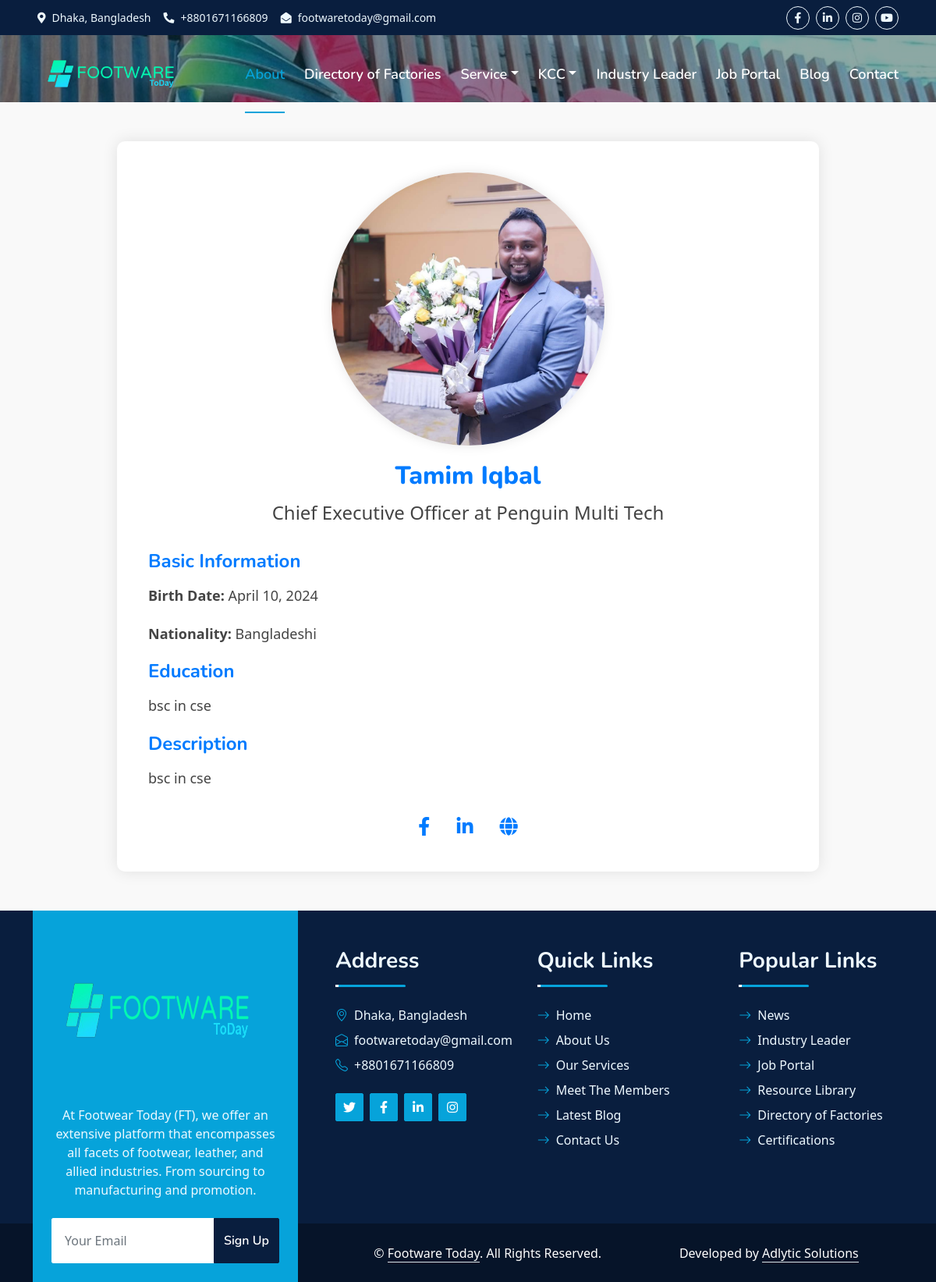
The app's page /leaders/tamim-iqbal/, older data.
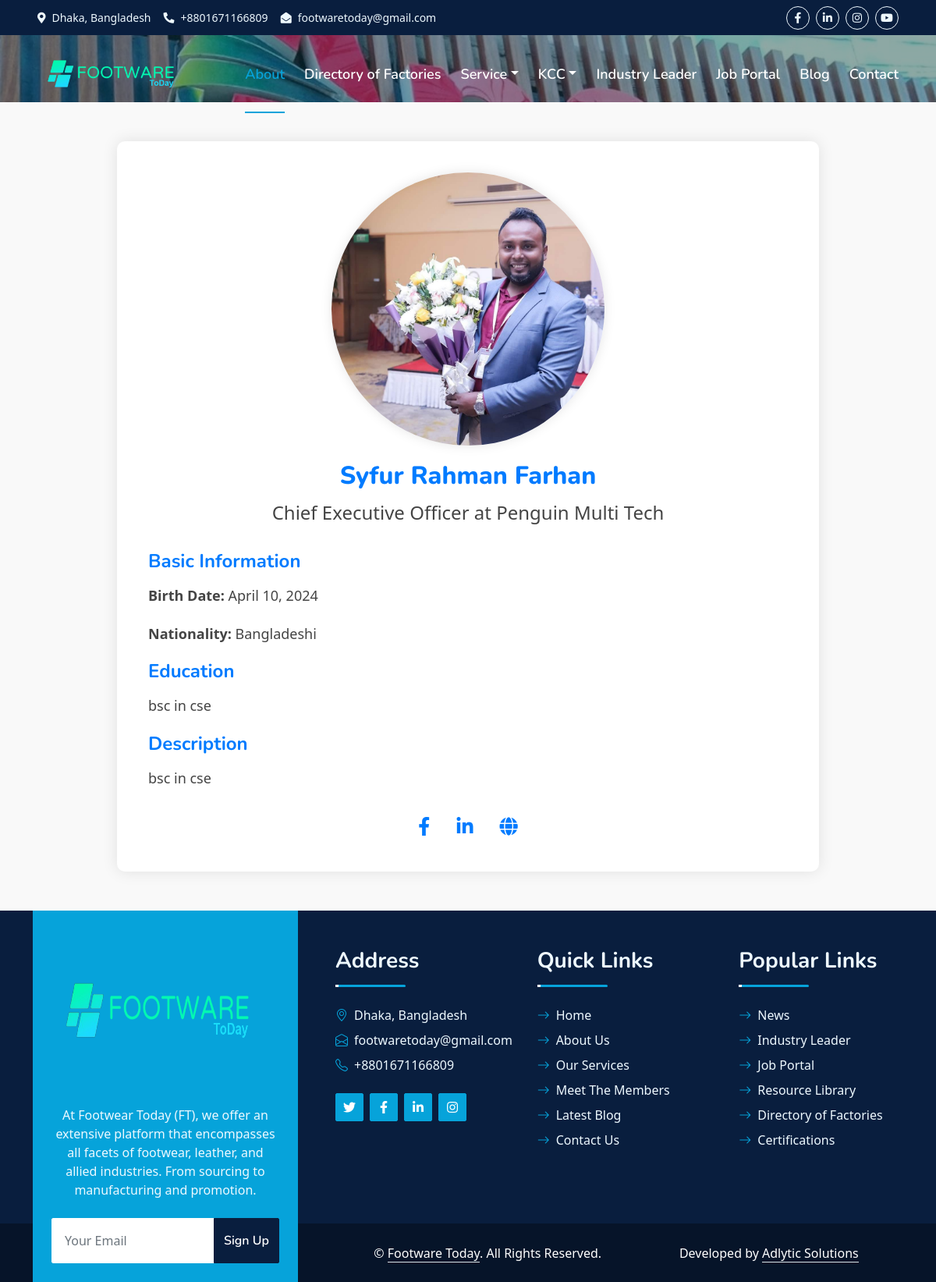
The same page, newer data.
### store/models.py (models this page shows, shortened)
class Leaders(models.Model):
    name = models.CharField(max_length=100)
    slug = models.SlugField(unique=True, blank=True, null=True)
    title = models.CharField(max_length=100)
    birth_date = models.DateField(blank=True, null=True)
    nationality = models.CharField(max_length=100)
    education = models.TextField()
    description = models.TextField()
    professional_history = models.TextField(blank=True, null=True)
    business_history = models.TextField(blank=True, null=True)
    achievement = models.TextField(blank=True, null=True)
    awards = models.TextField(blank=True, null=True)
    certifications = models.TextField(blank=True, null=True)
    role_in_industries = models.TextField(blank=True, null=True)
    image = models.ImageField(upload_to='leader_images/', blank=True, null=True)
    facebook = models.CharField(max_length=200, blank=True, null=True)
    linkedin = models.CharField(max_length=200, blank=True, null=True)
    website = models.URLField(max_length=200, blank=True, null=True)

### store/views.py (the view)
# urls.py: path('leaders/<slug:person_slug>/', views.persion_detail ,name='person_detail'),
def persion_detail(request, person_slug):
    leader = Leaders.objects.get(slug=person_slug)
    return render(request, 'leader/biography.html', {'leader': leader})

### store/templates/leader/biography.html (shortened to what this page needs)
{% extends 'index.html' %}
{% block body%}
{% load static %}
<body>
  <div class="container-fluid position-relative p-0">
    <nav class="navbar navbar-expand-lg navbar-dark px-5 py-3 py-lg-0">
      <a href="{% url 'home' %}" class="navbar-brand p-0">
        <h1 class="m-0">
          <img
            class="w-100"
            src="{% static 'img/logo/up_logo.png' %}"
            height="100px"
            width="200px"
            alt="Image"
          />
        </h1>
      </a>
      <div class="collapse navbar-collapse" id="navbarCollapse">
        <div class="navbar-nav ms-auto py-0">
          <a href="{% url 'about'  %}" class="nav-item nav-link active"
            >About</a
          >
          <a href="{% url 'company_list'  %}" class="nav-item nav-link"
            >Directory of Factories</a
          >
          <div class="nav-item dropdown">
            <a
              href="#"
              class="nav-link dropdown-toggle"
              data-bs-toggle="dropdown"
              >Service</a
            >
          </div>
          <div class="nav-item dropdown">
            <a
              href="#"
              class="nav-link dropdown-toggle"
              data-bs-toggle="dropdown"
              >KCC</a
            >
          </div>
          <a href="{% url 'leaders'  %}" class="nav-item nav-link">Industry Leader</a>
          <a href="{% url 'job_list'  %}" class="nav-item nav-link"> Job Portal</a>
          <a href="{% url 'blog'  %}" class="nav-item nav-link">Blog</a>
          <a href="{% url 'contact'  %}" class="nav-item nav-link">Contact</a>
        </div>
      </div>
    </nav>
    <div
      id="header-carousel"
      class="carousel slide carousel-fade"
      data-bs-ride="carousel"
    >
      <div class="carousel-inner">
        <div class="carousel-item active">
          <img class="w-100" src="{% static 'img/apex.jpg'%}" alt="Image" />
          <div
            class="carousel-caption d-flex flex-column align-items-center justify-content-center" >
          </div>
        </div>
      </div>
    </div>
  </div>
    <div class="Container">
        <div class="leader-profile">
            <img src="{{ leader.image.url }}" alt="{{ leader.name }}">
            <h2 class="leader-name">{{ leader.name }}</h2>
            <p class="leader-title">{{ leader.title }}</p>
            <div class="leader-info">
                <h3>Basic Information</h3>
                <p><strong>Birth Date:</strong> {{ leader.birth_date }}</p>
                <p><strong>Nationality:</strong> {{ leader.nationality }}</p>
            </div>
            <div class="leader-info">
                <h3>Education</h3>
                <p>{{ leader.education }}</p>
            </div>
            <div class="leader-info">
                <h3>Description</h3>
                <p>{{ leader.description }}</p>
            </div>
            <div class="social-links">
                <a href="{{ leader.facebook }}" target="_blank"><i class="fab fa-facebook-f"></i></a>
                <a href="{{ leader.linkedin }}" target="_blank"><i class="fab fa-linkedin-in"></i></a>
                <a href="{{ leader.website }}" target="_blank"><i class="fas fa-globe"></i></a>
            </div>
        </div>
    </div>
{% endblock %}

Row changes from the older to the newer data that the page shows:
changed Leaders "Chief Executive Officer at Penguin Multi Tech": name "Tamim Iqbal" → "Syfur Rahman Farhan"
